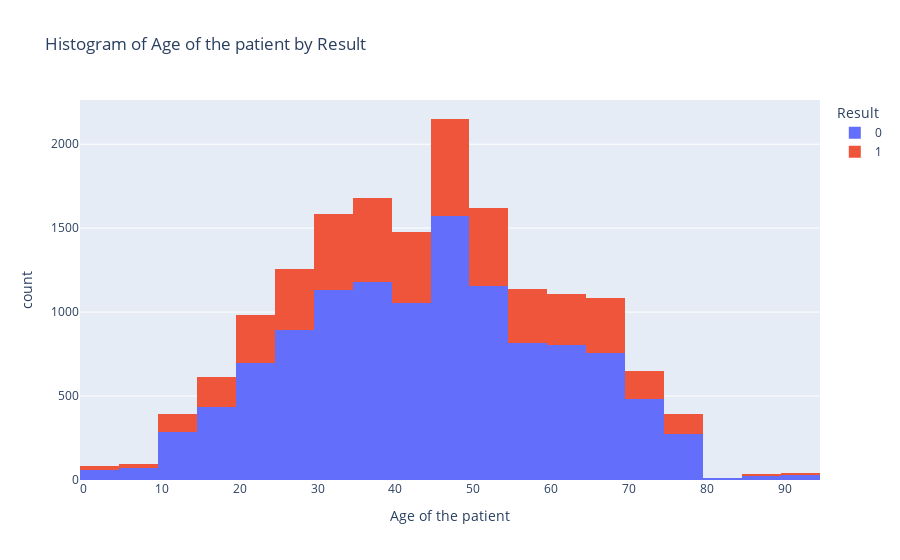
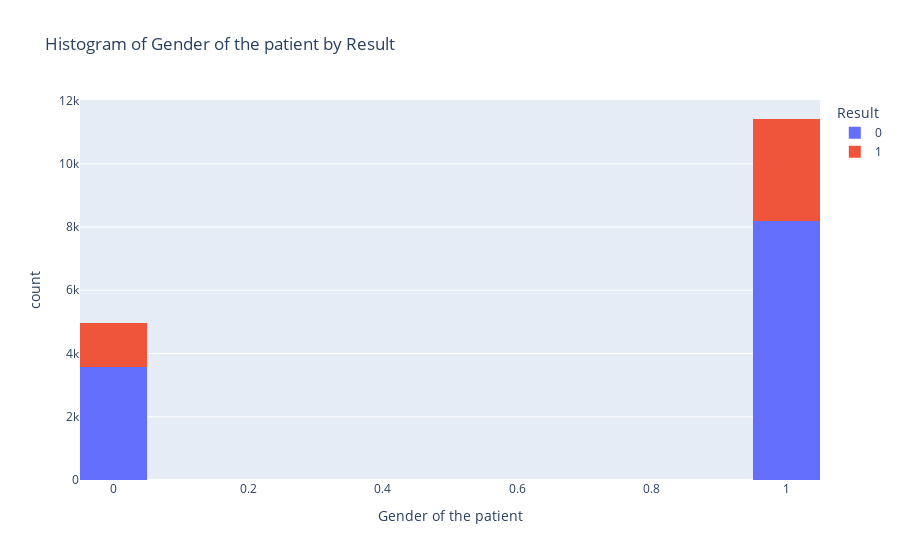
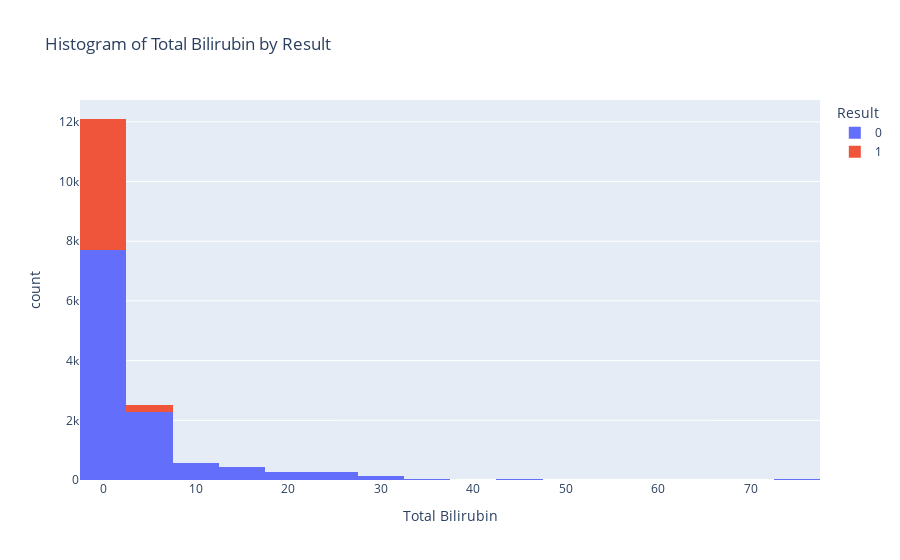
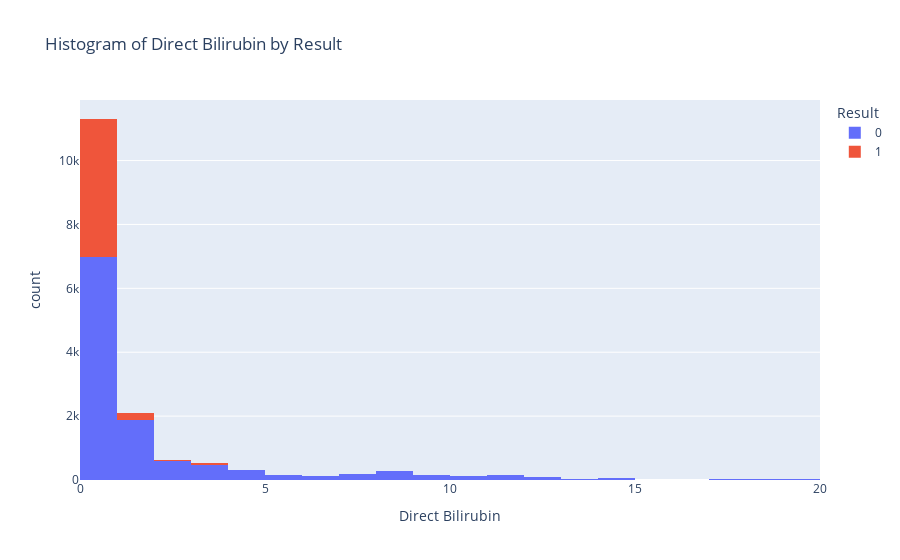

The cell these charts' notebook holds for them, in order:
### Code cell
for col in liver_df.columns:
    fig = px.histogram(liver_df, x=col, color="Result", nbins=20, title=f'Histogram of {col} by Result')
    fig.show()

### Figure 1 — Plotly figure (JSON) as saved in the notebook; plotly's stock layout.template omitted (floating-point values rounded to 4 significant figures; data arrays with more than 128 entries replaced by an {"elided": "..."} marker saying what was removed)
{"data": [{"alignmentgroup": "True", "bingroup": "x", "hovertemplate": "Result=0<br>Age of the patient=%{x}<br>count=%{y}<extra></extra>", "legendgroup": "0", "marker": {"color": "#636efa", "pattern": {"shape": ""}}, "name": "0", "nbinsx": 20, "offsetgroup": "0", "orientation": "v", "showlegend": true, "type": "histogram", "x": {"elided": "11751 int values"}, "xaxis": "x", "yaxis": "y"}, {"alignmentgroup": "True", "bingroup": "x", "hovertemplate": "Result=1<br>Age of the patient=%{x}<br>count=%{y}<extra></extra>", "legendgroup": "1", "marker": {"color": "#EF553B", "pattern": {"shape": ""}}, "name": "1", "nbinsx": 20, "offsetgroup": "1", "orientation": "v", "showlegend": true, "type": "histogram", "x": {"elided": "4639 int values"}, "xaxis": "x", "yaxis": "y"}], "layout": {"barmode": "relative", "legend": {"title": {"text": "Result"}, "tracegroupgap": 0}, "title": {"text": "Histogram of Age of the patient by Result"}, "xaxis": {"anchor": "y", "domain": [0, 1], "title": {"text": "Age of the patient"}}, "yaxis": {"anchor": "x", "domain": [0, 1], "title": {"text": "count"}}}}

### Figure 2 — Plotly figure (JSON) as saved in the notebook; plotly's stock layout.template omitted (floating-point values rounded to 4 significant figures; data arrays with more than 128 entries replaced by an {"elided": "..."} marker saying what was removed)
{"data": [{"alignmentgroup": "True", "bingroup": "x", "hovertemplate": "Result=0<br>Gender of the patient=%{x}<br>count=%{y}<extra></extra>", "legendgroup": "0", "marker": {"color": "#636efa", "pattern": {"shape": ""}}, "name": "0", "nbinsx": 20, "offsetgroup": "0", "orientation": "v", "showlegend": true, "type": "histogram", "x": {"elided": "11751 int values"}, "xaxis": "x", "yaxis": "y"}, {"alignmentgroup": "True", "bingroup": "x", "hovertemplate": "Result=1<br>Gender of the patient=%{x}<br>count=%{y}<extra></extra>", "legendgroup": "1", "marker": {"color": "#EF553B", "pattern": {"shape": ""}}, "name": "1", "nbinsx": 20, "offsetgroup": "1", "orientation": "v", "showlegend": true, "type": "histogram", "x": {"elided": "4639 int values"}, "xaxis": "x", "yaxis": "y"}], "layout": {"barmode": "relative", "legend": {"title": {"text": "Result"}, "tracegroupgap": 0}, "title": {"text": "Histogram of Gender of the patient by Result"}, "xaxis": {"anchor": "y", "domain": [0, 1], "title": {"text": "Gender of the patient"}}, "yaxis": {"anchor": "x", "domain": [0, 1], "title": {"text": "count"}}}}

### Figure 3 — Plotly figure (JSON) as saved in the notebook; plotly's stock layout.template omitted (floating-point values rounded to 4 significant figures; data arrays with more than 128 entries replaced by an {"elided": "..."} marker saying what was removed)
{"data": [{"alignmentgroup": "True", "bingroup": "x", "hovertemplate": "Result=0<br>Total Bilirubin=%{x}<br>count=%{y}<extra></extra>", "legendgroup": "0", "marker": {"color": "#636efa", "pattern": {"shape": ""}}, "name": "0", "nbinsx": 20, "offsetgroup": "0", "orientation": "v", "showlegend": true, "type": "histogram", "x": {"elided": "11751 float values"}, "xaxis": "x", "yaxis": "y"}, {"alignmentgroup": "True", "bingroup": "x", "hovertemplate": "Result=1<br>Total Bilirubin=%{x}<br>count=%{y}<extra></extra>", "legendgroup": "1", "marker": {"color": "#EF553B", "pattern": {"shape": ""}}, "name": "1", "nbinsx": 20, "offsetgroup": "1", "orientation": "v", "showlegend": true, "type": "histogram", "x": {"elided": "4639 float values"}, "xaxis": "x", "yaxis": "y"}], "layout": {"barmode": "relative", "legend": {"title": {"text": "Result"}, "tracegroupgap": 0}, "title": {"text": "Histogram of Total Bilirubin by Result"}, "xaxis": {"anchor": "y", "domain": [0, 1], "title": {"text": "Total Bilirubin"}}, "yaxis": {"anchor": "x", "domain": [0, 1], "title": {"text": "count"}}}}

### Figure 4 — Plotly figure (JSON) as saved in the notebook; plotly's stock layout.template omitted (floating-point values rounded to 4 significant figures; data arrays with more than 128 entries replaced by an {"elided": "..."} marker saying what was removed)
{"data": [{"alignmentgroup": "True", "bingroup": "x", "hovertemplate": "Result=0<br>Direct Bilirubin=%{x}<br>count=%{y}<extra></extra>", "legendgroup": "0", "marker": {"color": "#636efa", "pattern": {"shape": ""}}, "name": "0", "nbinsx": 20, "offsetgroup": "0", "orientation": "v", "showlegend": true, "type": "histogram", "x": {"elided": "11751 float values"}, "xaxis": "x", "yaxis": "y"}, {"alignmentgroup": "True", "bingroup": "x", "hovertemplate": "Result=1<br>Direct Bilirubin=%{x}<br>count=%{y}<extra></extra>", "legendgroup": "1", "marker": {"color": "#EF553B", "pattern": {"shape": ""}}, "name": "1", "nbinsx": 20, "offsetgroup": "1", "orientation": "v", "showlegend": true, "type": "histogram", "x": {"elided": "4639 float values"}, "xaxis": "x", "yaxis": "y"}], "layout": {"barmode": "relative", "legend": {"title": {"text": "Result"}, "tracegroupgap": 0}, "title": {"text": "Histogram of Direct Bilirubin by Result"}, "xaxis": {"anchor": "y", "domain": [0, 1], "title": {"text": "Direct Bilirubin"}}, "yaxis": {"anchor": "x", "domain": [0, 1], "title": {"text": "count"}}}}
